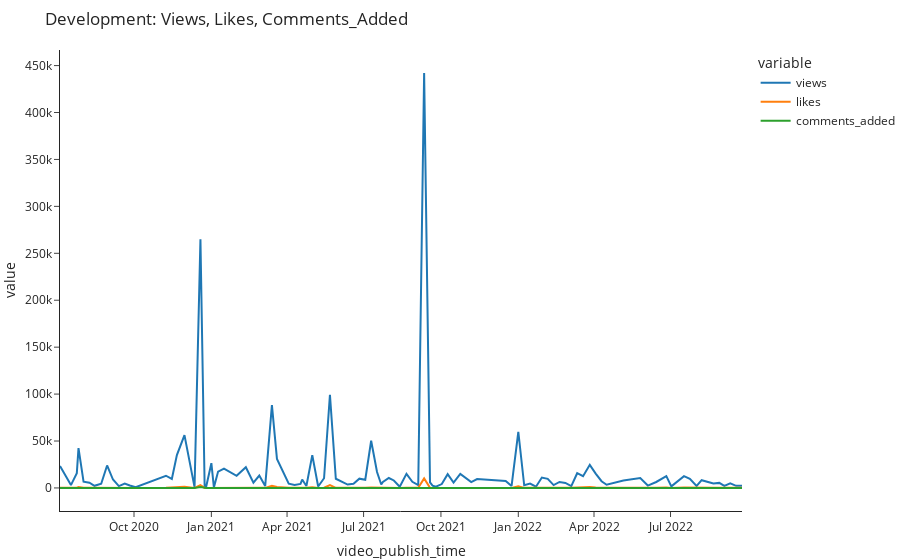

Notebook code for this chart:
### Code cell
def plot_timeseries(df, columns):
    df = df.set_index("video_publish_time").sort_index()
    fig = px.line(
        df,
        x=df.index,
        y=columns,
        template="simple_white",
        hover_name="video_title",
        title=f"Development: {', '.join(columns).title()}",
    )
    fig.update_layout(hovermode="x unified", margin=dict(l=0, r=0, t=50, b=5))
    return fig

fig = plot_timeseries(df=df, columns=["views", "likes", "comments_added"])
fig.show()

### Figure 1 — Plotly figure (JSON) as saved in the notebook; plotly's stock layout.template omitted (floating-point values rounded to 4 significant figures)
{"data": [{"hovertemplate": "<b>%{hovertext}</b><br><br>variable=views<br>video_publish_time=%{x}<br>value=%{y}<extra></extra>", "hovertext": ["📈 How To Get Stock Data In Excel By Using VBA | Step-by-Step Tutorial", "💻 How To Create A GUI In Python Using Tkinter To Display COVID19 Stats | Step-by-Step Tutorial", "How To Create An Interactive Gantt Diagram In Python Using Plotly & Excel | Step-by-Step Tutorial", "How To Execute A Python Script From Excel Using VBA | Step-by-Step Tutorial [EASY]", "How To Create A Treemap & Sunburst Chart In Python Using Plotly & Excel | Tutorial [EASY] 💻", "How To Create An Animated Bar Chart (Bar Race) In Python Using Plotly & Excel | Tutorial [EASY] 💻", "How To Create A Waterfall Chart In Python Using Plotly & Excel | Tutorial [EASY] 💻", "How To Create A Pie Chart In Python Using Plotly & Excel | Tutorial [EASY] 💻", "How To Create A Word Cloud In Python | Tutorial [EASY] 💻", "How to Get Stock Data & Export It To Excel Using Python | Tutorial [EASY] 💻", "How To Create A GUI Program In Python Using Tkinter (EASY) 💻 | Fun Fact Generator", "📈 How To Create A Candlestick Chart In Python Using Plotly | Tutorial [EASY]", "How To Create A Bar Race Animation Using Excel And Python | Tutorial [EASY] 💻", "Excel Template To Create Interactive Waterfall Charts | Combines VBA + Python 💻", "Send WhatsApp Messages From Excel With VBA Using Twilio | Step-by-Step Tutorial 💬", "Turn Your Excel Worksheet Into An Exploratory Data Analysis Report In Just 3 Lines Of Python Code 🔥", "How To Send SMS Messages From Excel With VBA | Step-by-Step Tutorial 💬", "How To Automate Excel Using Python | Combine Files & Create Charts 🤓", "Create Hand Drawn Charts In Excel Using Python (Fast & Easy) | Cutecharts Tutorial 📊", "How To Send WhatsApp Messages From Excel Using VBA (Free & Easy) 📲", "How To Create An Interactive Population Pyramid in Python Using Plotly (Fast & Easy)", "Create Gauge & Bullet Charts In 3 Seconds Using Excel and Python 🐍 | Free Excel Template", "Send Daily Push Notifications to Your Phone Using Python | Build A New Year's Resolution BOT (fast)", "Quick Tip: Excel VBA Debugging", "Install Miniconda (Python) with Jupyter Notebook and Setting Up Virtual Environments on Windows 10", "How to Export WhatsApp Chat History to Excel using Python 📲 (fast & easy) | Android and iOS", "Solve Real-World Data Science Tasks in Python | Data Analysis with Pandas & Plotly (Full Tutorial)", "How to Run Python in an Open Excel Workbook (EASY) | Combine Excel & Python | xlwings Tutorial", "Read Messy & Poorly Structured Excel Files Using Pandas (Python)", "Replace Excel Vlookup in Python Using Pandas (fast & easy) | Pandas Merge Tutorial", "Pull Stock Data & Export It To Excel Using Python #shorts", "Turn Your Excel File Into A Web App With Python (fast & easy) | Streamlit Tutorial", "Deploy Your Streamlit Web App on Heroku For Free (fast & easy)", "Build a Dividend & Portfolio Tracker in Excel by using Python [Free Template]", "Build a Weather App in Excel by using Python", "How to Merge Multiple PDF Files in Excel Using Python (fast & easy)", "What is this channel all about...", "How To Create Pandas Dataframe From Clipboard #Shorts", "Automating Word Documents from Excel Using Python | ‘docxtpl’ Tutorial", "Create A Liquid (Water Polo) Chart From Excel Data in Python | ‘PyeCharts’ Tutorials", "Split Excel Data into Multiple Files by Column Values using Python (fast & easy)", "How to Create an Excel Data Entry Form in 10 Minutes Using Python (No VBA) | Easy & Simple", "How To Send Bulk SMS From Excel With TWILIO + VBA [Free Template]", "Python: Split Each Excel Sheet Into Separate Files (fast & easy)", "Excel SUMIFS, COUNTIFS & AVERAGEIFS in PYTHON (Pandas Library)", "How to Send Push Notifications to Your Phone Using Excel & VBA", "Build a Web App to Group & Plot Excel Files in Python with Streamlit", "Python: Combine All Excel Files in a Folder into One Workbook", "Send BULK SMS From Your OWN Number Using EXCEL [Free Template]", "Python: Copy Data From Multiple Files to Master File | Read/Write Closed Excel Files Using Openpyxl", "How To Remove “Made with Streamlit”, Hamburger Icon Menu & Streamlit Header", "Send Bulk Emails From Your Gmail Account Using Excel VBA (with Attachments) | FREE TEMPLATE 😎", "Combine Excel & Python | Execute a Python Script from Excel using xlwings | Works on Windows & macOS", "FREE Excel Add-in to Boost Your Productivity", "Python: Group Excel Sheets & Save Them As Separate Workbooks", "How To Execute An Excel VBA Macro From Python", "Integrate Lottie Animations Inside Your Streamlit App!", "Create A Pandas Dataframe Right Inside Excel", "Turn An Excel Sheet Into An Interactive Dashboard Using Python (Streamlit)", "How To Add A Contact Form To Your Streamlit App", "How To Save Cookies & Login Data In Selenium VBA (Chrome Webdriver)", "Automate Tinder with EXCEL | Step-By-Step Tutorial", "4 Pandas Functions That I Wish I Knew Earlier", "Automate Excel Reporting Using Python (Real-Life-Example) | Pandas, Plotly, Xlwings Tutorial", "How to use the Pathlib Module in Python | QuickStart Guide for Beginners", "How To Easily Insert Python Charts Into Excel", "Create and Distribute Excel Files using Python and Outlook | Automate Excel with Python", "Python: How to Loop Through Folders and Subfolders", "Is PYTHON or VBA better? Which language should you learn? 🤔", "Add a snowflake animation to your streamlit web app (quick & easy)", "Build a Website in only 12 minutes using Python & Streamlit", "How to Split Each Excel Sheet Into a Separate File Using Python", "Find & Replace Values in Multiple Excel Files using Python (fast & easy)", "Save Excel Values From Each Worksheet In A Separate File", "Export Pandas DataFrames to new & existing Excel workbook", "Create a Data Entry Form for MS Word in 10 Minutes using Python | PySimpleGUI & docxtpl Tutorial", "How to Merge Excel Files with Different Headers in Python", "Generate MS Word documents in bulk based on an Excel list using Python", "Supercharge Excel With Python 🚀", "Weighted Average Calculation in Pandas", "The EASIEST way to insert a NAVIGATION into your Streamlit app", "Download All Messages & Attachments From Outlook Using Python", "Turn Your Excel Data Into An Interactive Dashboard Using Python | Pyecharts Tutorial", "Compare Two Excel Sheets with Different Number of Rows and Find Differences using Python", "Make a GUI with just ONE LINE of code using Python", "Merge multiple PDF files based on their name using Python (Real-World Example)", "Turn Your Excel Sheet Into An Interactive Application Using Python (Full Project)", "How to Add a User Authentication Service (Login Form) in Streamlit", "Execute a Python Script from Excel using the MyToolBelt add-in", "How to Add a User Authentication Service (Login Form) in Streamlit + Database", "Build A Streamlit Web App From Scratch (incl. NoSQL Database + interactive Sankey chart) 🚀", "How to Lock Cells in Excel using Python 🔒 (by Cell Color, Font Style, Formula or Cell Value)", "Create an advanced GUI app with PySimpleGUI (Full Tutorial)", "How to create a Streamlit Multi-Page Web App", "Export a Pandas Dataframe to Excel with Document Properties", "Run SQL queries in EXCEL (just like a normal Excel formula 🤯)", "Automate Emails Using Python! Build An Automatic Payment Reminder & Schedule Your Scripts Online", "Build A Digital Resume Using Python & Streamlit", "Convert the content from multiple TXT or CSV files into Excel using Python (Real-World Example)", "5 Little Known Pandas Features 🤓", "Deploy Your Streamlit App To Render (Free Heroku Alternative)", "The EASIEST way to load multiple EXCEL sheets in PANDAS"], "legendgroup": "views", "line": {"color": "#1F77B4", "dash": "solid"}, "marker": {"symbol": "circle"}, "mode": "lines", "name": "views", "orientation": "v", "showlegend": true, "type": "scatter", "x": ["2020-07-05T00:00:00", "2020-07-18T00:00:00", "2020-07-25T00:00:00", "2020-07-27T00:00:00", "2020-08-02T00:00:00", "2020-08-09T00:00:00", "2020-08-15T00:00:00", "2020-08-23T00:00:00", "2020-08-30T00:00:00", "2020-09-06T00:00:00", "2020-09-13T00:00:00", "2020-09-20T00:00:00", "2020-09-26T00:00:00", "2020-10-03T00:00:00", "2020-11-08T00:00:00", "2020-11-15T00:00:00", "2020-11-21T00:00:00", "2020-11-30T00:00:00", "2020-12-12T00:00:00", "2020-12-19T00:00:00", "2020-12-24T00:00:00", "2020-12-26T00:00:00", "2021-01-01T00:00:00", "2021-01-04T00:00:00", "2021-01-09T00:00:00", "2021-01-16T00:00:00", "2021-01-31T00:00:00", "2021-02-11T00:00:00", "2021-02-20T00:00:00", "2021-02-27T00:00:00", "2021-03-06T00:00:00", "2021-03-14T00:00:00", "2021-03-20T00:00:00", "2021-04-03T00:00:00", "2021-04-10T00:00:00", "2021-04-17T00:00:00", "2021-04-19T00:00:00", "2021-04-24T00:00:00", "2021-05-01T00:00:00", "2021-05-08T00:00:00", "2021-05-15T00:00:00", "2021-05-22T00:00:00", "2021-05-29T00:00:00", "2021-06-05T00:00:00", "2021-06-12T00:00:00", "2021-06-19T00:00:00", "2021-06-26T00:00:00", "2021-07-03T00:00:00", "2021-07-10T00:00:00", "2021-07-17T00:00:00", "2021-07-22T00:00:00", "2021-07-24T00:00:00", "2021-07-31T00:00:00", "2021-08-06T00:00:00", "2021-08-13T00:00:00", "2021-08-21T00:00:00", "2021-08-28T00:00:00", "2021-09-04T00:00:00", "2021-09-11T00:00:00", "2021-09-18T00:00:00", "2021-09-21T00:00:00", "2021-09-25T00:00:00", "2021-10-02T00:00:00", "2021-10-09T00:00:00", "2021-10-16T00:00:00", "2021-10-24T00:00:00", "2021-11-06T00:00:00", "2021-11-13T00:00:00", "2021-12-17T00:00:00", "2021-12-24T00:00:00", "2022-01-01T00:00:00", "2022-01-08T00:00:00", "2022-01-15T00:00:00", "2022-01-22T00:00:00", "2022-01-29T00:00:00", "2022-02-05T00:00:00", "2022-02-12T00:00:00", "2022-02-19T00:00:00", "2022-02-26T00:00:00", "2022-03-05T00:00:00", "2022-03-12T00:00:00", "2022-03-19T00:00:00", "2022-03-27T00:00:00", "2022-04-03T00:00:00", "2022-04-10T00:00:00", "2022-04-16T00:00:00", "2022-05-06T00:00:00", "2022-05-26T00:00:00", "2022-06-04T00:00:00", "2022-06-14T00:00:00", "2022-06-26T00:00:00", "2022-07-02T00:00:00", "2022-07-17T00:00:00", "2022-07-24T00:00:00", "2022-08-01T00:00:00", "2022-08-07T00:00:00", "2022-08-21T00:00:00", "2022-08-28T00:00:00", "2022-09-03T00:00:00", "2022-09-10T00:00:00", "2022-09-17T00:00:00", "2022-09-24T00:00:00"], "xaxis": "x", "y": [23304, 3058, 15731, 42471, 6604, 5534, 2307, 4465, 23941, 8966, 1994, 4666, 2610, 806, 13026, 9606, 35044, 56273, 904, 265002, 2121, 2159, 26379, 621, 17415, 20518, 12911, 22070, 5555, 13245, 1961, 88223, 30941, 4550, 3197, 4257, 8974, 2137, 34943, 1538, 10331, 99259, 9781, 6659, 3584, 4498, 9875, 8719, 50270, 17039, 3708, 6397, 10585, 7972, 1322, 14967, 6600, 3001, 442044, 5976, 2436, 1343, 4129, 14713, 5783, 15027, 6170, 9416, 7523, 2087, 59870, 2866, 4685, 1360, 11057, 9668, 3068, 6382, 5343, 1957, 15711, 12532, 24612, 15348, 7158, 3432, 7829, 10576, 2554, 6365, 12591, 1688, 12537, 9704, 2111, 8268, 4800, 5400, 2143, 4979, 2238, 2221], "yaxis": "y"}, {"hovertemplate": "<b>%{hovertext}</b><br><br>variable=likes<br>video_publish_time=%{x}<br>value=%{y}<extra></extra>", "hovertext": ["📈 How To Get Stock Data In Excel By Using VBA | Step-by-Step Tutorial", "💻 How To Create A GUI In Python Using Tkinter To Display COVID19 Stats | Step-by-Step Tutorial", "How To Create An Interactive Gantt Diagram In Python Using Plotly & Excel | Step-by-Step Tutorial", "How To Execute A Python Script From Excel Using VBA | Step-by-Step Tutorial [EASY]", "How To Create A Treemap & Sunburst Chart In Python Using Plotly & Excel | Tutorial [EASY] 💻", "How To Create An Animated Bar Chart (Bar Race) In Python Using Plotly & Excel | Tutorial [EASY] 💻", "How To Create A Waterfall Chart In Python Using Plotly & Excel | Tutorial [EASY] 💻", "How To Create A Pie Chart In Python Using Plotly & Excel | Tutorial [EASY] 💻", "How To Create A Word Cloud In Python | Tutorial [EASY] 💻", "How to Get Stock Data & Export It To Excel Using Python | Tutorial [EASY] 💻", "How To Create A GUI Program In Python Using Tkinter (EASY) 💻 | Fun Fact Generator", "📈 How To Create A Candlestick Chart In Python Using Plotly | Tutorial [EASY]", "How To Create A Bar Race Animation Using Excel And Python | Tutorial [EASY] 💻", "Excel Template To Create Interactive Waterfall Charts | Combines VBA + Python 💻", "Send WhatsApp Messages From Excel With VBA Using Twilio | Step-by-Step Tutorial 💬", "Turn Your Excel Worksheet Into An Exploratory Data Analysis Report In Just 3 Lines Of Python Code 🔥", "How To Send SMS Messages From Excel With VBA | Step-by-Step Tutorial 💬", "How To Automate Excel Using Python | Combine Files & Create Charts 🤓", "Create Hand Drawn Charts In Excel Using Python (Fast & Easy) | Cutecharts Tutorial 📊", "How To Send WhatsApp Messages From Excel Using VBA (Free & Easy) 📲", "How To Create An Interactive Population Pyramid in Python Using Plotly (Fast & Easy)", "Create Gauge & Bullet Charts In 3 Seconds Using Excel and Python 🐍 | Free Excel Template", "Send Daily Push Notifications to Your Phone Using Python | Build A New Year's Resolution BOT (fast)", "Quick Tip: Excel VBA Debugging", "Install Miniconda (Python) with Jupyter Notebook and Setting Up Virtual Environments on Windows 10", "How to Export WhatsApp Chat History to Excel using Python 📲 (fast & easy) | Android and iOS", "Solve Real-World Data Science Tasks in Python | Data Analysis with Pandas & Plotly (Full Tutorial)", "How to Run Python in an Open Excel Workbook (EASY) | Combine Excel & Python | xlwings Tutorial", "Read Messy & Poorly Structured Excel Files Using Pandas (Python)", "Replace Excel Vlookup in Python Using Pandas (fast & easy) | Pandas Merge Tutorial", "Pull Stock Data & Export It To Excel Using Python #shorts", "Turn Your Excel File Into A Web App With Python (fast & easy) | Streamlit Tutorial", "Deploy Your Streamlit Web App on Heroku For Free (fast & easy)", "Build a Dividend & Portfolio Tracker in Excel by using Python [Free Template]", "Build a Weather App in Excel by using Python", "How to Merge Multiple PDF Files in Excel Using Python (fast & easy)", "What is this channel all about...", "How To Create Pandas Dataframe From Clipboard #Shorts", "Automating Word Documents from Excel Using Python | ‘docxtpl’ Tutorial", "Create A Liquid (Water Polo) Chart From Excel Data in Python | ‘PyeCharts’ Tutorials", "Split Excel Data into Multiple Files by Column Values using Python (fast & easy)", "How to Create an Excel Data Entry Form in 10 Minutes Using Python (No VBA) | Easy & Simple", "How To Send Bulk SMS From Excel With TWILIO + VBA [Free Template]", "Python: Split Each Excel Sheet Into Separate Files (fast & easy)", "Excel SUMIFS, COUNTIFS & AVERAGEIFS in PYTHON (Pandas Library)", "How to Send Push Notifications to Your Phone Using Excel & VBA", "Build a Web App to Group & Plot Excel Files in Python with Streamlit", "Python: Combine All Excel Files in a Folder into One Workbook", "Send BULK SMS From Your OWN Number Using EXCEL [Free Template]", "Python: Copy Data From Multiple Files to Master File | Read/Write Closed Excel Files Using Openpyxl", "How To Remove “Made with Streamlit”, Hamburger Icon Menu & Streamlit Header", "Send Bulk Emails From Your Gmail Account Using Excel VBA (with Attachments) | FREE TEMPLATE 😎", "Combine Excel & Python | Execute a Python Script from Excel using xlwings | Works on Windows & macOS", "FREE Excel Add-in to Boost Your Productivity", "Python: Group Excel Sheets & Save Them As Separate Workbooks", "How To Execute An Excel VBA Macro From Python", "Integrate Lottie Animations Inside Your Streamlit App!", "Create A Pandas Dataframe Right Inside Excel", "Turn An Excel Sheet Into An Interactive Dashboard Using Python (Streamlit)", "How To Add A Contact Form To Your Streamlit App", "How To Save Cookies & Login Data In Selenium VBA (Chrome Webdriver)", "Automate Tinder with EXCEL | Step-By-Step Tutorial", "4 Pandas Functions That I Wish I Knew Earlier", "Automate Excel Reporting Using Python (Real-Life-Example) | Pandas, Plotly, Xlwings Tutorial", "How to use the Pathlib Module in Python | QuickStart Guide for Beginners", "How To Easily Insert Python Charts Into Excel", "Create and Distribute Excel Files using Python and Outlook | Automate Excel with Python", "Python: How to Loop Through Folders and Subfolders", "Is PYTHON or VBA better? Which language should you learn? 🤔", "Add a snowflake animation to your streamlit web app (quick & easy)", "Build a Website in only 12 minutes using Python & Streamlit", "How to Split Each Excel Sheet Into a Separate File Using Python", "Find & Replace Values in Multiple Excel Files using Python (fast & easy)", "Save Excel Values From Each Worksheet In A Separate File", "Export Pandas DataFrames to new & existing Excel workbook", "Create a Data Entry Form for MS Word in 10 Minutes using Python | PySimpleGUI & docxtpl Tutorial", "How to Merge Excel Files with Different Headers in Python", "Generate MS Word documents in bulk based on an Excel list using Python", "Supercharge Excel With Python 🚀", "Weighted Average Calculation in Pandas", "The EASIEST way to insert a NAVIGATION into your Streamlit app", "Download All Messages & Attachments From Outlook Using Python", "Turn Your Excel Data Into An Interactive Dashboard Using Python | Pyecharts Tutorial", "Compare Two Excel Sheets with Different Number of Rows and Find Differences using Python", "Make a GUI with just ONE LINE of code using Python", "Merge multiple PDF files based on their name using Python (Real-World Example)", "Turn Your Excel Sheet Into An Interactive Application Using Python (Full Project)", "How to Add a User Authentication Service (Login Form) in Streamlit", "Execute a Python Script from Excel using the MyToolBelt add-in", "How to Add a User Authentication Service (Login Form) in Streamlit + Database", "Build A Streamlit Web App From Scratch (incl. NoSQL Database + interactive Sankey chart) 🚀", "How to Lock Cells in Excel using Python 🔒 (by Cell Color, Font Style, Formula or Cell Value)", "Create an advanced GUI app with PySimpleGUI (Full Tutorial)", "How to create a Streamlit Multi-Page Web App", "Export a Pandas Dataframe to Excel with Document Properties", "Run SQL queries in EXCEL (just like a normal Excel formula 🤯)", "Automate Emails Using Python! Build An Automatic Payment Reminder & Schedule Your Scripts Online", "Build A Digital Resume Using Python & Streamlit", "Convert the content from multiple TXT or CSV files into Excel using Python (Real-World Example)", "5 Little Known Pandas Features 🤓", "Deploy Your Streamlit App To Render (Free Heroku Alternative)", "The EASIEST way to load multiple EXCEL sheets in PANDAS"], "legendgroup": "likes", "line": {"color": "#FF7F0E", "dash": "solid"}, "marker": {"symbol": "circle"}, "mode": "lines", "name": "likes", "orientation": "v", "showlegend": true, "type": "scatter", "x": ["2020-07-05T00:00:00", "2020-07-18T00:00:00", "2020-07-25T00:00:00", "2020-07-27T00:00:00", "2020-08-02T00:00:00", "2020-08-09T00:00:00", "2020-08-15T00:00:00", "2020-08-23T00:00:00", "2020-08-30T00:00:00", "2020-09-06T00:00:00", "2020-09-13T00:00:00", "2020-09-20T00:00:00", "2020-09-26T00:00:00", "2020-10-03T00:00:00", "2020-11-08T00:00:00", "2020-11-15T00:00:00", "2020-11-21T00:00:00", "2020-11-30T00:00:00", "2020-12-12T00:00:00", "2020-12-19T00:00:00", "2020-12-24T00:00:00", "2020-12-26T00:00:00", "2021-01-01T00:00:00", "2021-01-04T00:00:00", "2021-01-09T00:00:00", "2021-01-16T00:00:00", "2021-01-31T00:00:00", "2021-02-11T00:00:00", "2021-02-20T00:00:00", "2021-02-27T00:00:00", "2021-03-06T00:00:00", "2021-03-14T00:00:00", "2021-03-20T00:00:00", "2021-04-03T00:00:00", "2021-04-10T00:00:00", "2021-04-17T00:00:00", "2021-04-19T00:00:00", "2021-04-24T00:00:00", "2021-05-01T00:00:00", "2021-05-08T00:00:00", "2021-05-15T00:00:00", "2021-05-22T00:00:00", "2021-05-29T00:00:00", "2021-06-05T00:00:00", "2021-06-12T00:00:00", "2021-06-19T00:00:00", "2021-06-26T00:00:00", "2021-07-03T00:00:00", "2021-07-10T00:00:00", "2021-07-17T00:00:00", "2021-07-22T00:00:00", "2021-07-24T00:00:00", "2021-07-31T00:00:00", "2021-08-06T00:00:00", "2021-08-13T00:00:00", "2021-08-21T00:00:00", "2021-08-28T00:00:00", "2021-09-04T00:00:00", "2021-09-11T00:00:00", "2021-09-18T00:00:00", "2021-09-21T00:00:00", "2021-09-25T00:00:00", "2021-10-02T00:00:00", "2021-10-09T00:00:00", "2021-10-16T00:00:00", "2021-10-24T00:00:00", "2021-11-06T00:00:00", "2021-11-13T00:00:00", "2021-12-17T00:00:00", "2021-12-24T00:00:00", "2022-01-01T00:00:00", "2022-01-08T00:00:00", "2022-01-15T00:00:00", "2022-01-22T00:00:00", "2022-01-29T00:00:00", "2022-02-05T00:00:00", "2022-02-12T00:00:00", "2022-02-19T00:00:00", "2022-02-26T00:00:00", "2022-03-05T00:00:00", "2022-03-12T00:00:00", "2022-03-19T00:00:00", "2022-03-27T00:00:00", "2022-04-03T00:00:00", "2022-04-10T00:00:00", "2022-04-16T00:00:00", "2022-05-06T00:00:00", "2022-05-26T00:00:00", "2022-06-04T00:00:00", "2022-06-14T00:00:00", "2022-06-26T00:00:00", "2022-07-02T00:00:00", "2022-07-17T00:00:00", "2022-07-24T00:00:00", "2022-08-01T00:00:00", "2022-08-07T00:00:00", "2022-08-21T00:00:00", "2022-08-28T00:00:00", "2022-09-03T00:00:00", "2022-09-10T00:00:00", "2022-09-17T00:00:00", "2022-09-24T00:00:00"], "xaxis": "x", "y": [304, 42, 258, 883, 147, 119, 62, 58, 377, 158, 46, 92, 74, 25, 119, 301, 362, 1377, 48, 3057, 55, 49, 512, 14, 317, 271, 414, 393, 196, 345, 89, 2398, 966, 140, 87, 103, 47, 139, 745, 70, 237, 3112, 164, 86, 105, 109, 321, 171, 537, 373, 115, 135, 210, 294, 38, 261, 239, 124, 10175, 128, 46, 45, 360, 414, 256, 438, 270, 308, 271, 58, 1897, 102, 178, 50, 231, 421, 125, 238, 218, 93, 538, 364, 896, 385, 311, 154, 315, 392, 105, 203, 468, 56, 424, 246, 96, 338, 235, 280, 95, 293, 142, 134], "yaxis": "y"}, {"hovertemplate": "<b>%{hovertext}</b><br><br>variable=comments_added<br>video_publish_time=%{x}<br>value=%{y}<extra></extra>", "hovertext": ["📈 How To Get Stock Data In Excel By Using VBA | Step-by-Step Tutorial", "💻 How To Create A GUI In Python Using Tkinter To Display COVID19 Stats | Step-by-Step Tutorial", "How To Create An Interactive Gantt Diagram In Python Using Plotly & Excel | Step-by-Step Tutorial", "How To Execute A Python Script From Excel Using VBA | Step-by-Step Tutorial [EASY]", "How To Create A Treemap & Sunburst Chart In Python Using Plotly & Excel | Tutorial [EASY] 💻", "How To Create An Animated Bar Chart (Bar Race) In Python Using Plotly & Excel | Tutorial [EASY] 💻", "How To Create A Waterfall Chart In Python Using Plotly & Excel | Tutorial [EASY] 💻", "How To Create A Pie Chart In Python Using Plotly & Excel | Tutorial [EASY] 💻", "How To Create A Word Cloud In Python | Tutorial [EASY] 💻", "How to Get Stock Data & Export It To Excel Using Python | Tutorial [EASY] 💻", "How To Create A GUI Program In Python Using Tkinter (EASY) 💻 | Fun Fact Generator", "📈 How To Create A Candlestick Chart In Python Using Plotly | Tutorial [EASY]", "How To Create A Bar Race Animation Using Excel And Python | Tutorial [EASY] 💻", "Excel Template To Create Interactive Waterfall Charts | Combines VBA + Python 💻", "Send WhatsApp Messages From Excel With VBA Using Twilio | Step-by-Step Tutorial 💬", "Turn Your Excel Worksheet Into An Exploratory Data Analysis Report In Just 3 Lines Of Python Code 🔥", "How To Send SMS Messages From Excel With VBA | Step-by-Step Tutorial 💬", "How To Automate Excel Using Python | Combine Files & Create Charts 🤓", "Create Hand Drawn Charts In Excel Using Python (Fast & Easy) | Cutecharts Tutorial 📊", "How To Send WhatsApp Messages From Excel Using VBA (Free & Easy) 📲", "How To Create An Interactive Population Pyramid in Python Using Plotly (Fast & Easy)", "Create Gauge & Bullet Charts In 3 Seconds Using Excel and Python 🐍 | Free Excel Template", "Send Daily Push Notifications to Your Phone Using Python | Build A New Year's Resolution BOT (fast)", "Quick Tip: Excel VBA Debugging", "Install Miniconda (Python) with Jupyter Notebook and Setting Up Virtual Environments on Windows 10", "How to Export WhatsApp Chat History to Excel using Python 📲 (fast & easy) | Android and iOS", "Solve Real-World Data Science Tasks in Python | Data Analysis with Pandas & Plotly (Full Tutorial)", "How to Run Python in an Open Excel Workbook (EASY) | Combine Excel & Python | xlwings Tutorial", "Read Messy & Poorly Structured Excel Files Using Pandas (Python)", "Replace Excel Vlookup in Python Using Pandas (fast & easy) | Pandas Merge Tutorial", "Pull Stock Data & Export It To Excel Using Python #shorts", "Turn Your Excel File Into A Web App With Python (fast & easy) | Streamlit Tutorial", "Deploy Your Streamlit Web App on Heroku For Free (fast & easy)", "Build a Dividend & Portfolio Tracker in Excel by using Python [Free Template]", "Build a Weather App in Excel by using Python", "How to Merge Multiple PDF Files in Excel Using Python (fast & easy)", "What is this channel all about...", "How To Create Pandas Dataframe From Clipboard #Shorts", "Automating Word Documents from Excel Using Python | ‘docxtpl’ Tutorial", "Create A Liquid (Water Polo) Chart From Excel Data in Python | ‘PyeCharts’ Tutorials", "Split Excel Data into Multiple Files by Column Values using Python (fast & easy)", "How to Create an Excel Data Entry Form in 10 Minutes Using Python (No VBA) | Easy & Simple", "How To Send Bulk SMS From Excel With TWILIO + VBA [Free Template]", "Python: Split Each Excel Sheet Into Separate Files (fast & easy)", "Excel SUMIFS, COUNTIFS & AVERAGEIFS in PYTHON (Pandas Library)", "How to Send Push Notifications to Your Phone Using Excel & VBA", "Build a Web App to Group & Plot Excel Files in Python with Streamlit", "Python: Combine All Excel Files in a Folder into One Workbook", "Send BULK SMS From Your OWN Number Using EXCEL [Free Template]", "Python: Copy Data From Multiple Files to Master File | Read/Write Closed Excel Files Using Openpyxl", "How To Remove “Made with Streamlit”, Hamburger Icon Menu & Streamlit Header", "Send Bulk Emails From Your Gmail Account Using Excel VBA (with Attachments) | FREE TEMPLATE 😎", "Combine Excel & Python | Execute a Python Script from Excel using xlwings | Works on Windows & macOS", "FREE Excel Add-in to Boost Your Productivity", "Python: Group Excel Sheets & Save Them As Separate Workbooks", "How To Execute An Excel VBA Macro From Python", "Integrate Lottie Animations Inside Your Streamlit App!", "Create A Pandas Dataframe Right Inside Excel", "Turn An Excel Sheet Into An Interactive Dashboard Using Python (Streamlit)", "How To Add A Contact Form To Your Streamlit App", "How To Save Cookies & Login Data In Selenium VBA (Chrome Webdriver)", "Automate Tinder with EXCEL | Step-By-Step Tutorial", "4 Pandas Functions That I Wish I Knew Earlier", "Automate Excel Reporting Using Python (Real-Life-Example) | Pandas, Plotly, Xlwings Tutorial", "How to use the Pathlib Module in Python | QuickStart Guide for Beginners", "How To Easily Insert Python Charts Into Excel", "Create and Distribute Excel Files using Python and Outlook | Automate Excel with Python", "Python: How to Loop Through Folders and Subfolders", "Is PYTHON or VBA better? Which language should you learn? 🤔", "Add a snowflake animation to your streamlit web app (quick & easy)", "Build a Website in only 12 minutes using Python & Streamlit", "How to Split Each Excel Sheet Into a Separate File Using Python", "Find & Replace Values in Multiple Excel Files using Python (fast & easy)", "Save Excel Values From Each Worksheet In A Separate File", "Export Pandas DataFrames to new & existing Excel workbook", "Create a Data Entry Form for MS Word in 10 Minutes using Python | PySimpleGUI & docxtpl Tutorial", "How to Merge Excel Files with Different Headers in Python", "Generate MS Word documents in bulk based on an Excel list using Python", "Supercharge Excel With Python 🚀", "Weighted Average Calculation in Pandas", "The EASIEST way to insert a NAVIGATION into your Streamlit app", "Download All Messages & Attachments From Outlook Using Python", "Turn Your Excel Data Into An Interactive Dashboard Using Python | Pyecharts Tutorial", "Compare Two Excel Sheets with Different Number of Rows and Find Differences using Python", "Make a GUI with just ONE LINE of code using Python", "Merge multiple PDF files based on their name using Python (Real-World Example)", "Turn Your Excel Sheet Into An Interactive Application Using Python (Full Project)", "How to Add a User Authentication Service (Login Form) in Streamlit", "Execute a Python Script from Excel using the MyToolBelt add-in", "How to Add a User Authentication Service (Login Form) in Streamlit + Database", "Build A Streamlit Web App From Scratch (incl. NoSQL Database + interactive Sankey chart) 🚀", "How to Lock Cells in Excel using Python 🔒 (by Cell Color, Font Style, Formula or Cell Value)", "Create an advanced GUI app with PySimpleGUI (Full Tutorial)", "How to create a Streamlit Multi-Page Web App", "Export a Pandas Dataframe to Excel with Document Properties", "Run SQL queries in EXCEL (just like a normal Excel formula 🤯)", "Automate Emails Using Python! Build An Automatic Payment Reminder & Schedule Your Scripts Online", "Build A Digital Resume Using Python & Streamlit", "Convert the content from multiple TXT or CSV files into Excel using Python (Real-World Example)", "5 Little Known Pandas Features 🤓", "Deploy Your Streamlit App To Render (Free Heroku Alternative)", "The EASIEST way to load multiple EXCEL sheets in PANDAS"], "legendgroup": "comments_added", "line": {"color": "#2CA02C", "dash": "solid"}, "marker": {"symbol": "circle"}, "mode": "lines", "name": "comments_added", "orientation": "v", "showlegend": true, "type": "scatter", "x": ["2020-07-05T00:00:00", "2020-07-18T00:00:00", "2020-07-25T00:00:00", "2020-07-27T00:00:00", "2020-08-02T00:00:00", "2020-08-09T00:00:00", "2020-08-15T00:00:00", "2020-08-23T00:00:00", "2020-08-30T00:00:00", "2020-09-06T00:00:00", "2020-09-13T00:00:00", "2020-09-20T00:00:00", "2020-09-26T00:00:00", "2020-10-03T00:00:00", "2020-11-08T00:00:00", "2020-11-15T00:00:00", "2020-11-21T00:00:00", "2020-11-30T00:00:00", "2020-12-12T00:00:00", "2020-12-19T00:00:00", "2020-12-24T00:00:00", "2020-12-26T00:00:00", "2021-01-01T00:00:00", "2021-01-04T00:00:00", "2021-01-09T00:00:00", "2021-01-16T00:00:00", "2021-01-31T00:00:00", "2021-02-11T00:00:00", "2021-02-20T00:00:00", "2021-02-27T00:00:00", "2021-03-06T00:00:00", "2021-03-14T00:00:00", "2021-03-20T00:00:00", "2021-04-03T00:00:00", "2021-04-10T00:00:00", "2021-04-17T00:00:00", "2021-04-19T00:00:00", "2021-04-24T00:00:00", "2021-05-01T00:00:00", "2021-05-08T00:00:00", "2021-05-15T00:00:00", "2021-05-22T00:00:00", "2021-05-29T00:00:00", "2021-06-05T00:00:00", "2021-06-12T00:00:00", "2021-06-19T00:00:00", "2021-06-26T00:00:00", "2021-07-03T00:00:00", "2021-07-10T00:00:00", "2021-07-17T00:00:00", "2021-07-22T00:00:00", "2021-07-24T00:00:00", "2021-07-31T00:00:00", "2021-08-06T00:00:00", "2021-08-13T00:00:00", "2021-08-21T00:00:00", "2021-08-28T00:00:00", "2021-09-04T00:00:00", "2021-09-11T00:00:00", "2021-09-18T00:00:00", "2021-09-21T00:00:00", "2021-09-25T00:00:00", "2021-10-02T00:00:00", "2021-10-09T00:00:00", "2021-10-16T00:00:00", "2021-10-24T00:00:00", "2021-11-06T00:00:00", "2021-11-13T00:00:00", "2021-12-17T00:00:00", "2021-12-24T00:00:00", "2022-01-01T00:00:00", "2022-01-08T00:00:00", "2022-01-15T00:00:00", "2022-01-22T00:00:00", "2022-01-29T00:00:00", "2022-02-05T00:00:00", "2022-02-12T00:00:00", "2022-02-19T00:00:00", "2022-02-26T00:00:00", "2022-03-05T00:00:00", "2022-03-12T00:00:00", "2022-03-19T00:00:00", "2022-03-27T00:00:00", "2022-04-03T00:00:00", "2022-04-10T00:00:00", "2022-04-16T00:00:00", "2022-05-06T00:00:00", "2022-05-26T00:00:00", "2022-06-04T00:00:00", "2022-06-14T00:00:00", "2022-06-26T00:00:00", "2022-07-02T00:00:00", "2022-07-17T00:00:00", "2022-07-24T00:00:00", "2022-08-01T00:00:00", "2022-08-07T00:00:00", "2022-08-21T00:00:00", "2022-08-28T00:00:00", "2022-09-03T00:00:00", "2022-09-10T00:00:00", "2022-09-17T00:00:00", "2022-09-24T00:00:00"], "xaxis": "x", "y": [58, 9, 25, 59, 13, 7, 5, 13, 23, 15, 3, 6, 7, 6, 31, 10, 53, 41, 5, 885, 5, 2, 26, 2, 20, 46, 40, 24, 20, 28, 4, 77, 114, 21, 8, 19, 8, 10, 66, 6, 54, 207, 58, 23, 9, 17, 23, 20, 158, 20, 10, 46, 17, 49, 12, 32, 24, 8, 192, 8, 6, 7, 33, 32, 21, 33, 34, 21, 23, 3, 105, 21, 28, 6, 30, 62, 15, 53, 12, 6, 46, 53, 64, 27, 30, 17, 20, 66, 11, 35, 42, 10, 31, 32, 6, 22, 24, 23, 14, 11, 18, 11], "yaxis": "y"}], "layout": {"hovermode": "x unified", "legend": {"title": {"text": "variable"}, "tracegroupgap": 0}, "margin": {"b": 5, "l": 0, "r": 0, "t": 50}, "title": {"text": "Development: Views, Likes, Comments_Added"}, "xaxis": {"anchor": "y", "domain": [0, 1], "title": {"text": "video_publish_time"}}, "yaxis": {"anchor": "x", "domain": [0, 1], "title": {"text": "value"}}}}
